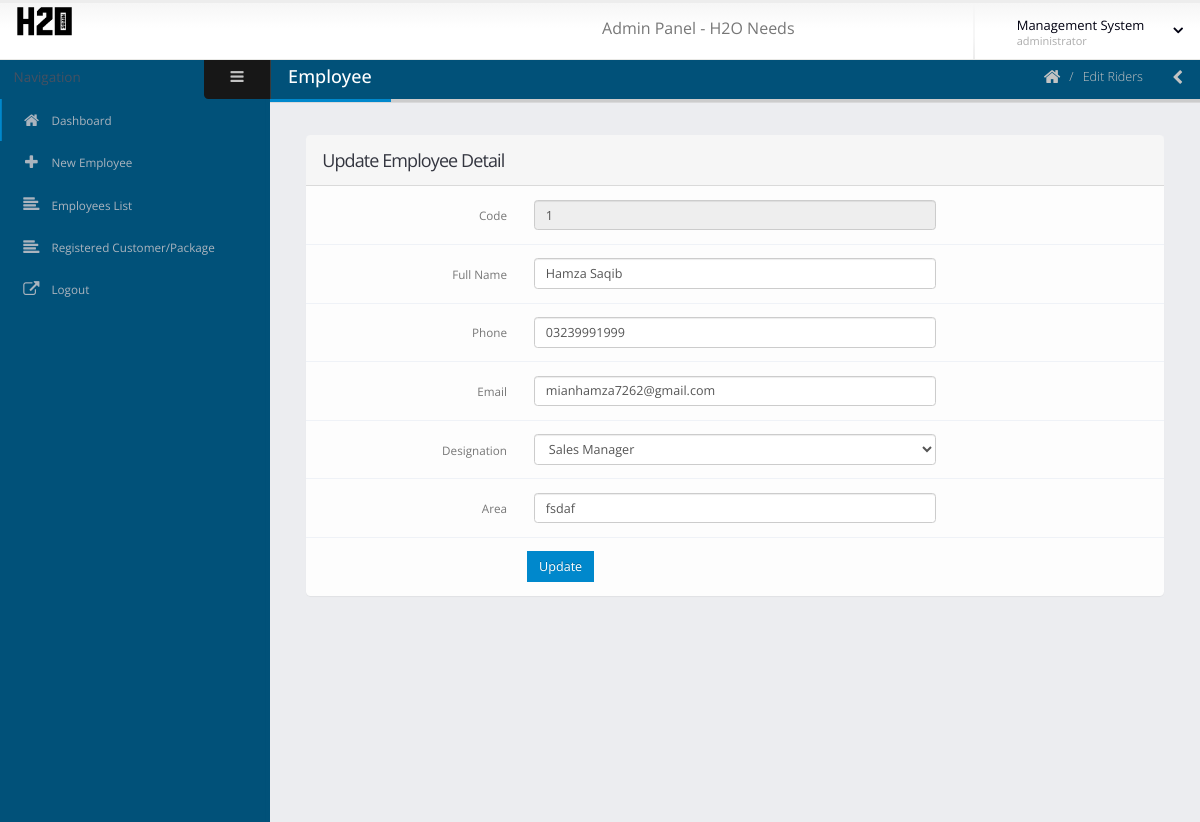
Screenshot of /edit_employee.php?id=2 (signed in) with the database file from the repository.
### tables this page shows
CREATE TABLE `employees` (
  `id` int(11) NOT NULL,
  `username` text NOT NULL,
  `name` text NOT NULL,
  `phone` text NOT NULL,
  `email` text NOT NULL,
  `designation_id` int(11) NOT NULL,
  `area` text NOT NULL,
  `password` text NOT NULL
);

CREATE TABLE `designation` (
  `d_id` int(11) NOT NULL,
  `dname` text NOT NULL
);

### edit_employee.php (the view, shortened to what this page needs)
<?php
include("include/conn.php");
?>
<!doctype html>
<html class="fixed">
	<head>
		<link rel="stylesheet" href="assets/vendor/bootstrap/css/bootstrap.css" />
		<link rel="stylesheet" href="assets/vendor/font-awesome/css/font-awesome.css" />
		<link rel="stylesheet" href="assets/vendor/magnific-popup/magnific-popup.css" />
		<link rel="stylesheet" href="assets/vendor/bootstrap-datepicker/css/datepicker3.css" />
		<link rel="stylesheet" href="assets/vendor/bootstrap-fileupload/bootstrap-fileupload.min.css" />
		<link rel="stylesheet" href="assets/stylesheets/theme.css" />
		<link rel="stylesheet" href="assets/stylesheets/skins/default.css" />
		<link rel="stylesheet" href="assets/stylesheets/theme-custom.css">
	</head>
	<body>
		<section class="body">
			<?php include('include/header.php')?>
			<?php include('include/sidebar.php')?>
				<section role="main" class="content-body">
					<header class="page-header">
						<h2>Employee</h2>
						<div class="right-wrapper pull-right">
							<ol class="breadcrumbs">
								<li>
									<a href="index.php">
										<i class="fa fa-home"></i>
									</a>
								</li>
								<li><span>Edit Riders</span></li>
							</ol>
							<a class="sidebar-right-toggle" data-open="sidebar-right"><i class="fa fa-chevron-left"></i></a>
						</div>
					</header>
 <?php
                if(isset($_GET['id'])){
        $edit = $_GET['id'];
    $query = "SELECT employees.id, `username`, employees.name, `phone`, `email`, designation.dname ,`area`,`password`, designation.d_id FROM `employees`, designation WHERE  employees.designation_id = designation.d_id AND employees.id ='$edit'";
    $result = mysqli_query($conn , $query);
    $array = array('6' => 'Sales Representative','2'=>'Manager','3'=>'Assistant','4'=>'Marketing Representative','5'=>'Sales Manager');
    while ($_row = mysqli_fetch_array($result))
    {
    	$code = $_row['username'];
        $name = $_row['name'];
        $phone = $_row['phone'];
        $email = $_row['email'];
        $designation = $_row['d_id'];
        $area = $_row['area'];
    }
    }
    ?>
						<div class="row">
							<div class="col-lg-12">
								<section class="panel">
									<header class="panel-heading">
										<h2 class="panel-title">Update Employee Detail</h2>
									</header>
									<div class="panel-body">
										<form class="form-horizontal form-bordered" action="" method="post" enctype="multipart/form-data">
											<div class="form-group">
												<label class="col-md-3 control-label">Code</label>
												<div class="col-md-6">
													<input readonly="true" type="text" id="code" name="code" value="<?php echo $code;?>" class="form-control" >
												</div>
											</div>
											<div class="form-group">
												<label class="col-md-3 control-label" >Full Name</label>
												<div class="col-md-6">
													<input class="form-control" id="name" name="name" value="<?php echo $name;?>" type="text" >
												</div>
											</div>
											<div class="form-group">
												<label class="col-md-3 control-label">Phone</label>
												<div class="col-md-6">
													<input type="text" id="phone" name="phone" value="<?php echo $phone;?>" class="form-control" >
												</div>
											</div>
											<div class="form-group">
												<label class="col-md-3 control-label" >Email</label>
												<div class="col-md-6">
													<input class="form-control" id="email" name="email" value="<?php echo $email;?>" type="email" >
												</div>
											</div>
											<div class="form-group">
												<label class="col-md-3 control-label">Designation</label>
												<div class="col-md-6">
													<select type="text" class="form-control" id="designation" name="designation">
														<<?php
	foreach($array as $value=>$name)
	{
    	if($value == $designation){
         	echo "<option selected='selected' value='".$value."'>".$name."</option>";
    	}
    	else
    	{
        	 echo "<option value='".$value."'>".$name."</option>";
    	}
	}
														 ?>
													 </select>
												</div>
											</div>
											<div class="form-group">
												<label class="col-md-3 control-label" >Area</label>
												<div class="col-md-6">
													<input class="form-control" id="area" name="area" value="<?php echo $area;?>" type="text" >
												</div>
											</div>
											<div class="form-btn">
												<div class="col-md-6">
												  <span class="input-group-btn">
								                     <button class="btn btn-primary" type="Update" name="Update" style="margin-left:50%;">Update</button>
												  </span>
												</div>
											</div>
											</form>
						           </section>
							</div>
						</div>
					</div>
		</section>
	</body>
</html>

### assets/stylesheets/skins/default.css (style rules this page uses)
a, .btn-link { color: #0088cc; }
body .btn-primary { color: #ffffff; text-shadow: 0 -1px 0 rgba(0, 0, 0, 0.25); background-color: #0088cc; border-color: #0088cc; }
.page-header h2 { border-bottom-color: #0088cc; }

### rows the page displays
employees: code "1", name "Hamza Saqib", phone "03239991999", email "mianhamza7262@gmail.com", area "fsdaf"
designation: designation "Sales Manager"
